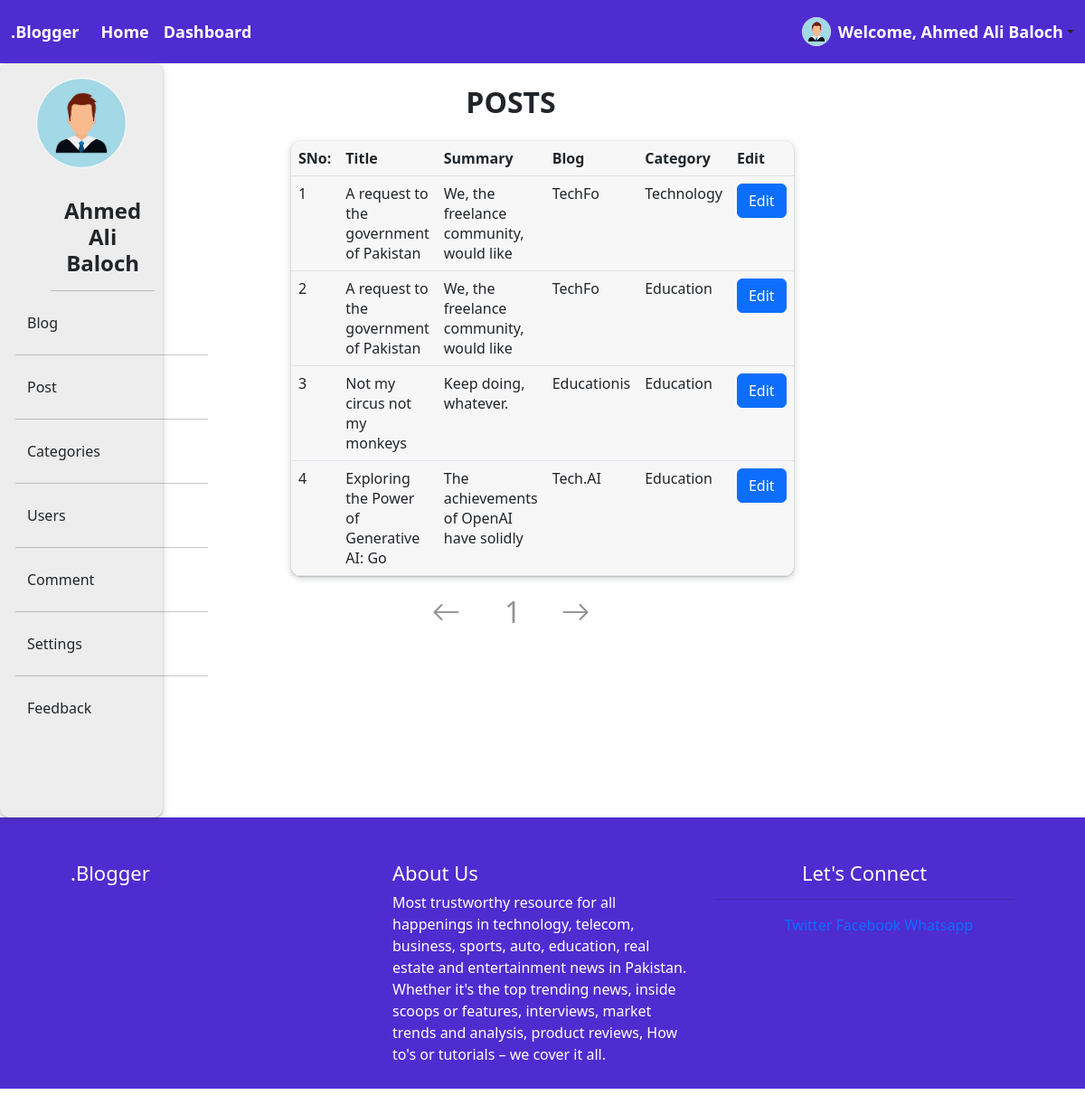
Page /admin-dashboard/posts.php (signed in) on the committed database.
### tables this page shows
CREATE TABLE `user` (
  `user_id` int(11) NOT NULL AUTO_INCREMENT,
  `role_id` int(11) DEFAULT 2,
  `first_name` varchar(50) NOT NULL,
  `last_name` varchar(50) NOT NULL,
  `email` varchar(50) DEFAULT NULL,
  `password` text NOT NULL,
  `gender` enum('Male','Female') DEFAULT NULL,
  `date_of_birth` date DEFAULT NULL,
  `user_image` text DEFAULT NULL,
  `address` text DEFAULT NULL,
  `is_approved` enum('Pending','Approved','Rejected') DEFAULT 'Pending',
  `is_active` enum('Active','InActive') DEFAULT 'InActive',
  `created_at` timestamp NOT NULL DEFAULT current_timestamp(),
  `updated_at` timestamp NOT NULL DEFAULT current_timestamp(),
  PRIMARY KEY (`user_id`),
  KEY `role_id` (`role_id`),
  CONSTRAINT `user_ibfk_1` FOREIGN KEY (`role_id`) REFERENCES `role` (`role_id`) ON DELETE CASCADE ON UPDATE CASCADE
);

CREATE TABLE `post` (
  `post_id` int(11) NOT NULL AUTO_INCREMENT,
  `blog_id` int(11) DEFAULT NULL,
  `post_title` varchar(200) NOT NULL,
  `post_summary` text NOT NULL,
  `post_description` longtext NOT NULL,
  `featured_image` text DEFAULT NULL,
  `post_status` enum('Active','InActive') DEFAULT 'Active',
  `is_comment_allowed` tinyint(1) NOT NULL DEFAULT 1,
  `created_at` timestamp NOT NULL DEFAULT current_timestamp(),
  `updated_at` timestamp NULL DEFAULT current_timestamp(),
  PRIMARY KEY (`post_id`),
  KEY `blog_id` (`blog_id`),
  CONSTRAINT `post_ibfk_1` FOREIGN KEY (`blog_id`) REFERENCES `blog` (`blog_id`) ON DELETE CASCADE ON UPDATE CASCADE
);

CREATE TABLE `blog` (
  `blog_id` int(11) NOT NULL AUTO_INCREMENT,
  `user_id` int(11) DEFAULT NULL,
  `blog_title` varchar(11) DEFAULT NULL,
  `post_per_page` int(11) DEFAULT NULL,
  `blog_background_image` text DEFAULT NULL,
  `blog_status` enum('Active','InActive') DEFAULT NULL,
  `created_at` timestamp NOT NULL DEFAULT current_timestamp(),
  `updated_at` timestamp NULL DEFAULT current_timestamp(),
  PRIMARY KEY (`blog_id`),
  KEY `user_id` (`user_id`),
  CONSTRAINT `blog_ibfk_1` FOREIGN KEY (`user_id`) REFERENCES `user` (`user_id`) ON DELETE CASCADE ON UPDATE CASCADE
);

### admin-dashboard/posts.php (called while the page is built, shortened)
<?php
require_once '../functions.php';
$crud = new CRUD;
$userID = $_SESSION['user']['user_id'];
if ( isset($_REQUEST['pageNumber']) ) { $id = $_REQUEST['pageNumber']; }
	else { $id = 1; }
	$limit = 4;
	$startingRange = ($id-1) * $limit;
	$posts = Database::query(
		"SELECT post.`post_id`, blog.`blog_title` ,post.`post_id` ,SUBSTRING(post.post_title, 1, 40) AS post_title , SUBSTRING(post.post_summary, 1, 40) AS post_summary, category.`category_title`
					FROM post
					INNER JOIN post_category
					ON post.`post_id` =  post_category.`post_id`
					INNER JOIN category
					ON category.`category_id` = post_category.`category_id`
					INNER JOIN blog
					ON blog.`blog_id` = post.`blog_id`
					WHERE blog.`user_id` = $userID
					-- GROUP BY post.`post_id`
					ORDER BY post.`post_id` DESC LIMIT $startingRange, $limit"
		);
$serialNumber = ( $startingRange + 1 );
requireFiles(['../assets/initial/navbar', 'html/posts',]);
?>

### Classes/CRUD.php (called while the page is built, shortened)
<?php
class CRUD
{
	public function select(string $table, array $column = ['*'], array $where = null)
	{
		$selectColumn = '';
		$columnIs 	  = '';
		$data = [];
		foreach ($column as $key => $value)
		{
			$selectColumn .= $value .", ";
		}
		$column = substr($selectColumn, 0, -2);
		if($where === null )
		{
			$selectQuery = "SELECT $column FROM {$table};";
		}
		else
		{
			foreach ($where as $key => $value)
			{
				$columnIs .= $key ."=". "'$value'"." AND ";
			}
			$columnIs = substr($columnIs, 0, -5);
			$selectQuery = "SELECT $column FROM {$table} WHERE $columnIs;";
		}
		$queryResult = mysqli_query(Database::$connection, $selectQuery);
		if($queryResult->num_rows > 0)
		{
			while ($Info = mysqli_fetch_assoc($queryResult))
			{
				$data[] = $Info;
			}
		}
		else
		{
			$data = '';
		}
		return $data;
	}
}
?>

### Classes/Database.php (called while the page is built)
<?php
CLASS Database
{
	public static $connection = null;
	public static function getConnection()
	{
		return self::$connection = mysqli_connect('localhost', 'root', '', 'the-thoughts');
	}
	public static function query($query)
	{
		$data = [];
		$result = mysqli_query(self::$connection, $query);
		if ( is_object($result) )
		{
			if($result->num_rows > 0)
			{
				while ($Info = mysqli_fetch_assoc($result))
				{
					$data[] = $Info;
				}
			}
			return $data;
		}
		else
		{
			$queryResult = $result;
		}
	}
}
?>

### admin-dashboard/html/posts.php (the view, shortened to what this page needs)
<div class="row">
	<div class="col-lg-2 col-md-2 col-sm-12">
		<?php require_once '../assets/initial/sidebar.php'; ?>
	</div>
	<div class="col-lg-1 col-md-1 col-sm-12">
	</div>
	<div class="col-lg-5 col-md-5 col-sm-12 mx-3">
		<h2><center class="my-4"><strong> POSTS </strong></center></h2>
			<table class="table table-hover approval-section">
				<thead>
					<tr>
					<th>SNo:</th>
					<th>Title</th>
					<th>Summary</th>
					<th>Blog</th>
					<th>Category</th>
					<th>Edit</th>
					</tr>
				</thead>
				<tbody>
				<?php
				global $posts;
				global $numberOfPages;
					global $serialNumber;
					foreach ($posts as $key => $post):
				?>
						<tr>
						<td> <?= $serialNumber++ ?> </td>
						<td> <?= $post['post_title'] ?> </td>
						<td> <?= $post['post_summary'] ?> </td>
						<td> <?= $post['blog_title'] ?> </td>
						<td>
							<?= $post['category_title']?>
						</td>
						<td><a href="post-edit.php?pid=<?= $post['post_id']?>" class="btn btn-primary">Edit</a></td>
						</tr>
						<?php
					endforeach;
				?>
				</tbody>
			</table>
			<?php
				echo "<center>";
				pagination($numberOfPages, 'posts');
				echo "</center>";
			?>
		</div>
	</div>

### functions.php (shortened to what this page needs)
<?php
function requireFiles(array $page)
{
	foreach ($page as $key => $fileName)
	{
		require_once "$fileName.php";
	}
}
function pagination($numberOfPages, $in)
{
	global $id;
	global $numberOfPages;
	if(isset($_REQUEST['pageNumber']) && $_REQUEST['pageNumber'] >= 2):
		$id = $_REQUEST['pageNumber']; ?>
		<a class="a-tag" style="" href="<?= $in?>.php?pageNumber=<?= --$id ?>">
			<span class="left-arrow" style="color: #939393; font-size: 32px;"><i class="bi bi-arrow-left left-arrow"></i> </span>
		</a>
		<?php
	else:?>
		<a class="a-tag" style="pointer-events: none;" href="<?= $in?>.php?pageNumber=<?= --$id ?>">
			<span class="left-arrow" style="color: #939393; font-size: 32px;"><i class="bi bi-arrow-left left-arrow"></i> </span></a>
		<?php
	endif;
	if( !isset($_REQUEST['pageNumber']) )
	{
		echo "<span class='currentPage'>". ++$id .	"</span>";
	}
	if(isset($_REQUEST['pageNumber']) && $_REQUEST['pageNumber'] <= $numberOfPages):
		echo "<span class='currentPage'>" .$_REQUEST['pageNumber'] ."</span>" ;
		$id = $_REQUEST['pageNumber']++;
		?>
		<a class="a-tag" href="<?= $in?>.php?pageNumber=<?= ++$id ?>">
			<span class="right-arrow" style="color: #939393; font-size: 32px;"><i class="bi bi-arrow-right right-arrow"></i></span>
		</a>
		<?php
	else: ?>
		<a class="a-tag" style="" href="<?= $in?>.php?pageNumber=<?= ++$id ?>">
			<span class="right-arrow" style="color: #939393; font-size: 32px;"><i class="bi bi-arrow-right right-arrow"></i></span>
		</a>
		<?php
	endif;
}
?>
<link rel="stylesheet" href="https://cdn.jsdelivr.net/npm/bootstrap-icons@1.10.5/font/bootstrap-icons.css">

### assets/initial/navbar.php (shortened to what this page needs)
<!DOCTYPE html>
<html>
<head>
  <link rel="stylesheet" type="text/css" href="../style.css">
  <link rel="stylesheet" type="text/css" href="admin.css">
  <link href="https://cdn.jsdelivr.net/npm/bootstrap@5.3.0-alpha3/dist/css/bootstrap.min.css" rel="stylesheet">
  <link rel=  "stylesheet" href="../bootstrap/css/bootstrap.min.css">
</head>
<body>
  <nav class="navbar navbar-expand-lg ">
    <div class="container-fluid">
      <a class="navbar-brand nav-text" href="../">.Blogger</a>
      <div class="collapse navbar-collapse" id="navbarSupportedContent">
        <ul class="navbar-nav me-auto mb-2 mb-lg-0">
          <li class="nav-item">
            <a class="nav-link nav-text" aria-current="page" href="../index.php" style="color: white;">Home</a>
          </li>
          <li class="nav-item">
            <a class="nav-link nav-text" aria-current="page"
            href="<?= ($_SESSION['user']['role_id'] === '1') ? "index.php" : "index.php?q=" ?>">Dashboard</a>
          </li>
          <?php
          if(isset($_SESSION['user']))
          {
            global $crud;
              {?>
            <?php }
          }
          ?>
        </ul>
        <form class="d-flex">
         <div class="dropdown">
          <a href="#" class="d-flex align-items-center link-dark text-decoration-none dropdown-toggle" id="dropdownUser2" data-bs-toggle="dropdown" aria-expanded="false">
            <?php
            $userID = ($_SESSION['user']['user_id']);
            $userImage = $crud->select('user', ['user_image'], ['user_id' => $userID]);
            $image = $userImage[0]['user_image'];
            ?>
            <img src="../assets/user_image/<?= $image?>" alt="Profile Picture" width="32" height="32" class="rounded-circle me-2">
            <strong class="nav-text">Welcome, <?=$_SESSION['user']['NAME'] ?></strong>
          </a>
        </div>
      </form>
    </div>
  </div>
</nav>

### assets/initial/sidebar.php (shortened to what this page needs)
<center class="left-side-navigation admin-page-status">
  <img class="my-3" src="../assets/user_image/<?= $image?>" alt="Profile Picture" style="width:100px; height: 100px; border-radius: 50%;">
  <table align="center">
    <tr>
      <td>
        <main>
          <div class="flex-shrink-0 p-3 " style="width: 245px; height: 700px">
              <div class="row">
                <div class="col-lg-2"></div>
                <div class="col-lg-7 col-md-7 col-sm-12">
                  <h4><strong> <center><?= $_SESSION['user']['NAME']?></center> </strong></h4>
                  <hr/>
                </div>
                <div class="col-lg-2"></div>
              </div>
            <?php
              if(isset($_SESSION['user']) && $_SESSION['user']['role_id'] === '1')
              {
              ?>
              <ul class="list-unstyled ps-0">
                <ul class="list-unstyled ps-0">
                 <li class="mb-1">
                  <button class="btn btn-toggle align-items-center rounded collapsed" data-bs-toggle="collapse" data-bs-target="#page-collapse" aria-expanded="false">
                    Blog
                  </button>
                </li>
                <hr>
                <li class="mb-1">
                  <button class="btn btn-toggle align-items-center rounded collapsed" data-bs-toggle="collapse" data-bs-target="#dashboard-collapse" aria-expanded="false">
                    Post
                  </button>
                </li>
                <hr>
                <li class="mb-1">
                  <button class="btn btn-toggle align-items-center rounded collapsed" data-bs-toggle="collapse" data-bs-target="#manage-collapse" aria-expanded="false">
                    Categories
                  </button>
                </li>
                <hr>
                <li class="mb-1">
                  <button class="btn btn-toggle align-items-center rounded collapsed" data-bs-toggle="collapse" data-bs-target="#user-collapse" aria-expanded="false">
                    Users
                  </button>
                </li>
                <hr>
                <li class="mb-1">
                  <button class="btn btn-toggle align-items-center rounded collapsed" data-bs-toggle="collapse" data-bs-target="#comment-collapse" aria-expanded="false">
                    Comment
                  </button>
                </li>
                <hr>
                <li class="mb-1">
                  <button class="btn btn-toggle align-items-center rounded collapsed" data-bs-toggle="collapse" data-bs-target="#setting-collapse" aria-expanded="false">
                    Settings
                  </button>
                </li>
                <hr>
                <li class="mb-1">
                  <button class="btn btn-toggle align-items-center rounded collapsed " data-bs-toggle="collapse" data-bs-target="#feedback-collapse" aria-expanded="false">
                    Feedback
                  </button>
                </li>
                <br/>
              </ul>
                <?php
            }
            ?>
          </div>
      </td>
    </tr>
  </table>
</center>

### style.css (style rules this page uses)
* { position: 0; margin: 0; }
nav { background-color: #4F2CD0; height: 70px }
.nav-text, .footer-text, .sign-in-btn { font-size: 22px; color: #fff; }
ul > li { display: inline; }
ul > li > a { text-decoration: none; }
.left-side-navigation, .right-side-navigation, .admin-page-status { background-color: #ededed; color: #303030; border-radius: 10px; box-shadow: rgba(60, 64, 67, 0.3) 0px 1px 2px 0px, rgba(60, 64, 67, 0.15) 0px 2px 6px 2px; }
.approval-section { color: #303030; background-color: #f7f7f7; border-radius: 10px; box-shadow: rgba(60, 64, 67, 0.3) 0px 1px 2px 0px, rgba(60, 64, 67, 0.15) 0px 2px 6px 2px; height: 100px; }
.currentPage { color: #939393; font-size: 32px; text-decoration: none; }
.a-tag { display: inline; text-decoration: none; }
.left-arrow { margin-right: 20px; }
.right-arrow { margin-left: 20px; }

### assets/initial/admin.css (style rules this page uses)
.left-side-navigation, .right-side-navigation, .admin-page-status { background-color: #ededed; color: #303030; border-radius: 10px; box-shadow: rgba(60, 64, 67, 0.3) 0px 1px 2px 0px, rgba(60, 64, 67, 0.15) 0px 2px 6px 2px; }
.approval-section { color: #303030; background-color: #f7f7f7; border-radius: 10px; box-shadow: rgba(60, 64, 67, 0.3) 0px 1px 2px 0px, rgba(60, 64, 67, 0.15) 0px 2px 6px 2px; height: 100px; }

### assets/initial/navbar.php (style rules this page uses)
.nav-text { color: white; font-size: 18px; font-weight: 700; }

### rows in the picture
user: user_image (picture)
post: post_title "A request to the government of Pakistan", post_summary "We, the freelance community, would like", blog.blog_title "TechFo", category_title "Technology", category_title "Education"
post: post_title "Not my circus not my monkeys", post_summary "Keep doing, whatever.", blog.blog_title "Educationis", category_title "Education"
post: post_title "Exploring the Power of Generative AI: Go", post_summary "The achievements of OpenAI have solidly", blog.blog_title "Tech.AI", category_title "Education"
